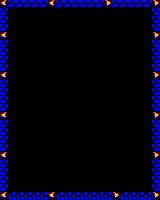

This game map was drawn from its Tiled (.tmx) file and the tilesets committed beside it. A one-line description and the full map source follow:
An orthogonal 20x25 tile map with 8x8 px tiles, 1 tile layer (Capa de Patrones 1).

<map version="1.2" tiledversion="1.2.5" orientation="orthogonal" renderorder="right-down" width="20" height="25" tilewidth="8" tileheight="8" infinite="0" nextlayerid="2" nextobjectid="1">
 <tileset firstgid="1" source="sp.tsx" />
 <layer id="1" name="Capa de Patrones 1" width="20" height="25">
  <data encoding="csv">
29,17,17,17,17,17,29,17,17,17,17,17,17,32,17,17,17,17,17,32,
17,1,1,1,1,1,1,1,1,1,1,1,1,1,1,1,1,1,1,16,
17,1,1,1,1,1,1,1,1,1,1,1,1,1,1,1,1,1,1,16,
17,1,1,1,1,1,1,1,1,1,1,1,1,1,1,1,1,1,1,16,
29,1,1,1,1,1,1,1,1,1,1,1,1,1,1,1,1,1,1,32,
17,1,1,1,1,1,1,1,1,1,1,1,1,1,1,1,1,1,1,16,
17,1,1,1,1,1,1,1,1,1,1,1,1,1,1,1,1,1,1,16,
17,1,1,1,1,1,1,1,1,1,1,1,1,1,1,1,1,1,1,16,
17,1,1,1,1,1,1,1,1,1,1,1,1,1,1,1,1,1,1,16,
29,1,1,1,1,1,1,1,1,1,1,1,1,1,1,1,1,1,1,32,
17,1,1,1,1,1,1,1,1,1,1,1,1,1,1,1,1,1,1,16,
17,1,1,1,1,1,1,1,1,1,1,1,1,1,1,1,1,1,1,16,
17,1,1,1,1,1,1,1,1,1,1,1,1,1,1,1,1,1,1,16,
17,1,1,1,1,1,1,1,1,1,1,1,1,1,1,1,1,1,1,16,
29,1,1,1,1,1,1,1,1,1,1,1,1,1,1,1,1,1,1,32,
17,1,1,1,1,1,1,1,1,1,1,1,1,1,1,1,1,1,1,16,
17,1,1,1,1,1,1,1,1,1,1,1,1,1,1,1,1,1,1,16,
17,1,1,1,1,1,1,1,1,1,1,1,1,1,1,1,1,1,1,16,
17,1,1,1,1,1,1,1,1,1,1,1,1,1,1,1,1,1,1,16,
29,1,1,1,1,1,1,1,1,1,1,1,1,1,1,1,1,1,1,32,
17,1,1,1,1,1,1,1,1,1,1,1,1,1,1,1,1,1,1,16,
17,1,1,1,1,1,1,1,1,1,1,1,1,1,1,1,1,1,1,16,
17,1,1,1,1,1,1,1,1,1,1,1,1,1,1,1,1,1,1,16,
17,1,1,1,1,1,1,1,1,1,1,1,1,1,1,1,1,1,1,16,
29,18,18,18,18,18,29,18,18,18,18,18,18,18,32,18,18,18,18,32
</data>
 </layer>
</map>
